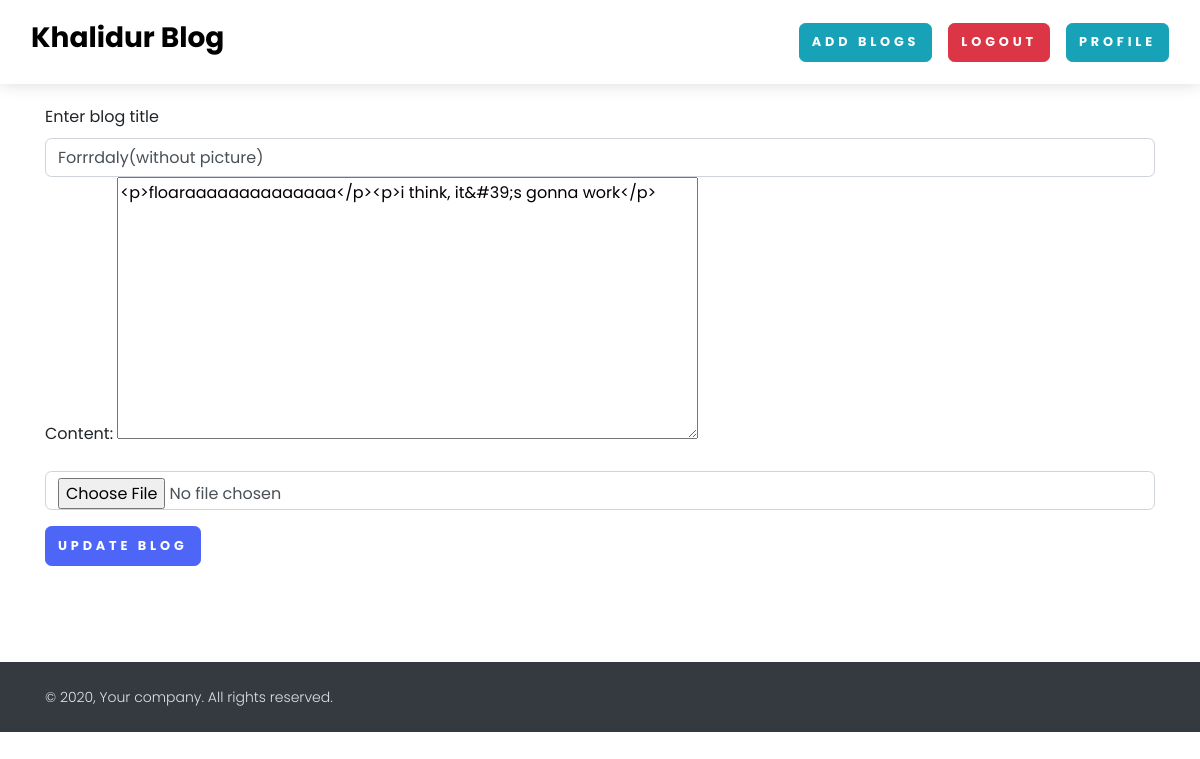
The app's page /blog-update/forrrdalywithout-picturej78jb/ (signed in) with its own data.
### home/models.py (models this page shows, shortened)
class BlogModel(models.Model):
    title = models.CharField(max_length=200)
    content = FroalaField()
    user = models.ForeignKey(
        User, on_delete=models.CASCADE)
    slug = models.SlugField(max_length=700, unique=True)
    created_at = models.DateTimeField(auto_now_add=True)
    modified_at = models.DateTimeField(auto_now=True)
    image = models.ImageField(default='default.jpg', upload_to='blog')

### home/views.py (the view, shortened to what this page needs)
# urls.py: path('blog-update/<slug:slug>/', blog_update, name='blog_update'),
def blog_update(request, slug):
    context = {}
    try:
        blog_post = BlogModel.objects.get(slug=slug)
        if blog_post.user != request.user:
            return redirect('/')
        initial_dict = {
            'content': blog_post.content, 'image': blog_post.image}
        form = BlogForm(initial=initial_dict)
        context['blog_post'] = blog_post
        context['form'] = form
    except Exception as e:
        print(e)
    return render(request, 'home/blog_update.html', context)

### home/form.py
class BlogForm(forms.ModelForm):
    class Meta:
        model = BlogModel
        fields = ('content',)

### home/templates/home/blog_update.html (shortened to what this page needs)
{% extends 'home/base.html' %}
{% block content %}
<div class="container" class="mt-5">
    <form method="POST" class="mt-3 pt-3 mb-5 pb-5" enctype="multipart/form-data" action="">
        <div class="row">
            <div class="col-md-12">
                <label>Enter blog title</label>
                <input type="text" name="title" value="{{ blog_post.title }}" class="form-control"
                    placeholder="Enter title">
            </div>
            <div class="col-md-12">
                {{ form.as_p }}
            </div>
            <div class="col-md-12">
                <input type="file" name="image" value="{{ blog_post.image }}" class="form-control">
            </div>
        </div>
        <button class="btn btn-primary mt-3">Update Blog</button>
    </form>
</div>
{% endblock %}

### records on screen
BlogModel: title "Forrrdaly(without picture)", content "<p>floaraaaaaaaaaaaaaa</p><p>i think, it&#39;s gonna work</p>"
